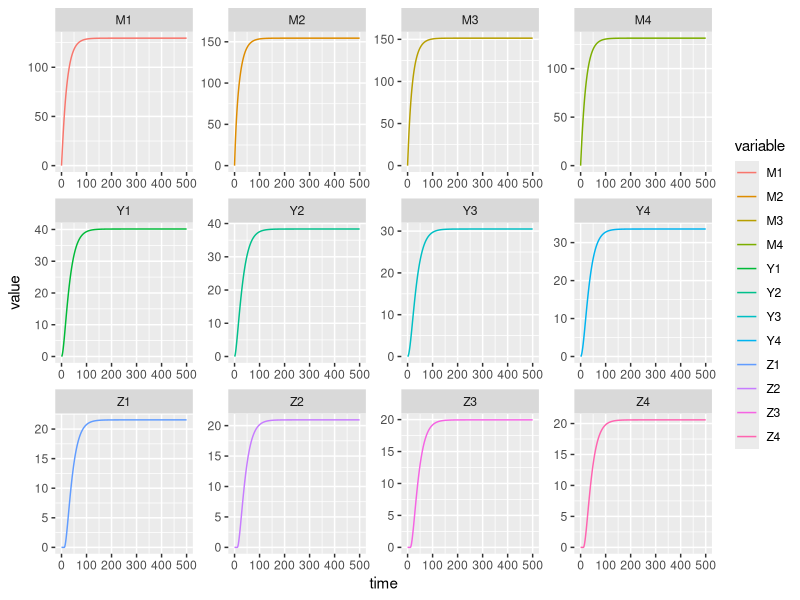

Recreate this plot in R.
rm(list = ls()); gc()
library(deSolve)
library(expm)
library(MASS)
library(data.table)
library(ggplot2)

# --------------------------------------------------------------------------------
# check forward solutions (start with Lambda)
# --------------------------------------------------------------------------------

f <- 0.3
q <- 0.9

n_patch <- 4
g <- 1/20
sigma <- 1/10

tau <- 11

# for sampling K
set.seed(43583491L)
K <- matrix(0, n_patch, n_patch)
K[upper.tri(K)] <- rexp(sum(1:(n_patch-1)))
K[lower.tri(K)] <- rexp(sum(1:(n_patch-1)))
K <- K/rowSums(K)

Omega <- diag(g, n_patch) + (diag(sigma, n_patch) %*% (diag(n_patch) - K))
OmegaEIP <- expm::expm(-Omega * tau)

kappa <- c(0.1, 0.075, 0.025, 0.05)

Lambda <- c(5, 10, 8, 6)

Y0 <- rep(0, n_patch*3)

M_ix <- 1:4
Y_ix <- 5:8
Z_ix <- 9:12

spat_ode <- function(t, y, pars) {
  M <- y[M_ix]
  Y <- y[Y_ix]
  Z <- y[Z_ix]
  if (t < tau) {
    M_tau <- Y0[M_ix]
    Y_tau <- Y0[Y_ix]
  } else {
    MYZ_tau <- lagvalue(t - tau)
    M_tau <- MYZ_tau[M_ix]
    Y_tau <- MYZ_tau[Y_ix]
  }
  dMdt <- Lambda - (Omega %*% M)
  dYdt <- diag(f*q*kappa) %*% (M - Y) - (Omega %*% Y)
  dZdt <- OmegaEIP %*% diag(f*q*kappa) %*% (M_tau - Y_tau) - (Omega %*% Z)
  return(list(c(dMdt, dYdt, dZdt)))
}

spat_out <- dede(y = Y0, times = 0:500, func = spat_ode)
spat_out <- as.data.frame(spat_out)
colnames(spat_out) <- c("time", unlist(lapply(c("M","Y","Z"), function(x) paste0(x, 1:4))))

spat_out <- melt(as.data.table(spat_out), id.vars = 'time')

ggplot(spat_out) +
  geom_line(aes(x=time,y=value,color=variable)) +
  facet_wrap(. ~ variable, scales = 'free')

tmax <- spat_out[, max(time)]

# useful matrices
# OmegaEIP_inv <- qr.solve(OmegaEIP)
OmegaEIP_inv <- expm::expm(Omega * tau) # properties of matrix exp
Omega_inv <- solve(Omega)

# check M
M_analytic <- as.vector(Omega_inv %*% Lambda)
M_simulation <- spat_out[time == tmax, value[M_ix]]

rbind(M_analytic, M_simulation)

# check Y
# fqk_Omega_inv <- MASS::ginv(diag(f*q*kappa) + Omega)
fqk_Omega_inv <- solve(diag(f*q*kappa) + Omega)
# Y_analytic <- as.vector(fqk_Omega_inv %*% (f*q*kappa*M_analytic))
Y_simulation <- spat_out[time == tmax, value[Y_ix]]

Y_analytic <- as.vector(fqk_Omega_inv %*% diag(f*q*kappa) %*% matrix(M_analytic))


rbind(Y_analytic, Y_simulation)

# check Z
Z_analytic <- as.vector((Omega_inv %*% OmegaEIP) %*% (diag(f*q*kappa) %*% ((M_analytic) - (fqk_Omega_inv %*% (diag(f*q*kappa) %*% matrix(M_analytic))))))
Z_simulation <- spat_out[time == tmax, value[Z_ix]]

rbind(Z_analytic, Z_simulation)


# --------------------------------------------------------------------------------
# check backwards solutions (start with Z)
# --------------------------------------------------------------------------------

# check M-Y
Z <- Z_simulation
# MY_analytic <- as.vector((OmegaEIP_inv %*% Omega %*% Z) / matrix(f*q*kappa))
MY_analytic <- as.vector(diag(1/(f*q*kappa)) %*% OmegaEIP_inv %*% Omega %*% Z)
MY_simulation <- spat_out[time == tmax, value[M_ix] - value[Y_ix]]

rbind(MY_analytic, MY_simulation)

# check Y
Y_analytic <- as.vector(Omega_inv %*% (diag(f*q*kappa) %*% matrix(MY_analytic)))

rbind(Y_analytic, Y_simulation)

# check M
M_analytic <- MY_analytic + Y_analytic

rbind(M_analytic, M_simulation)

# check Lambda
Lambda_analytic <- as.vector(Omega %*% M_analytic)

rbind(Lambda_analytic, Lambda)
